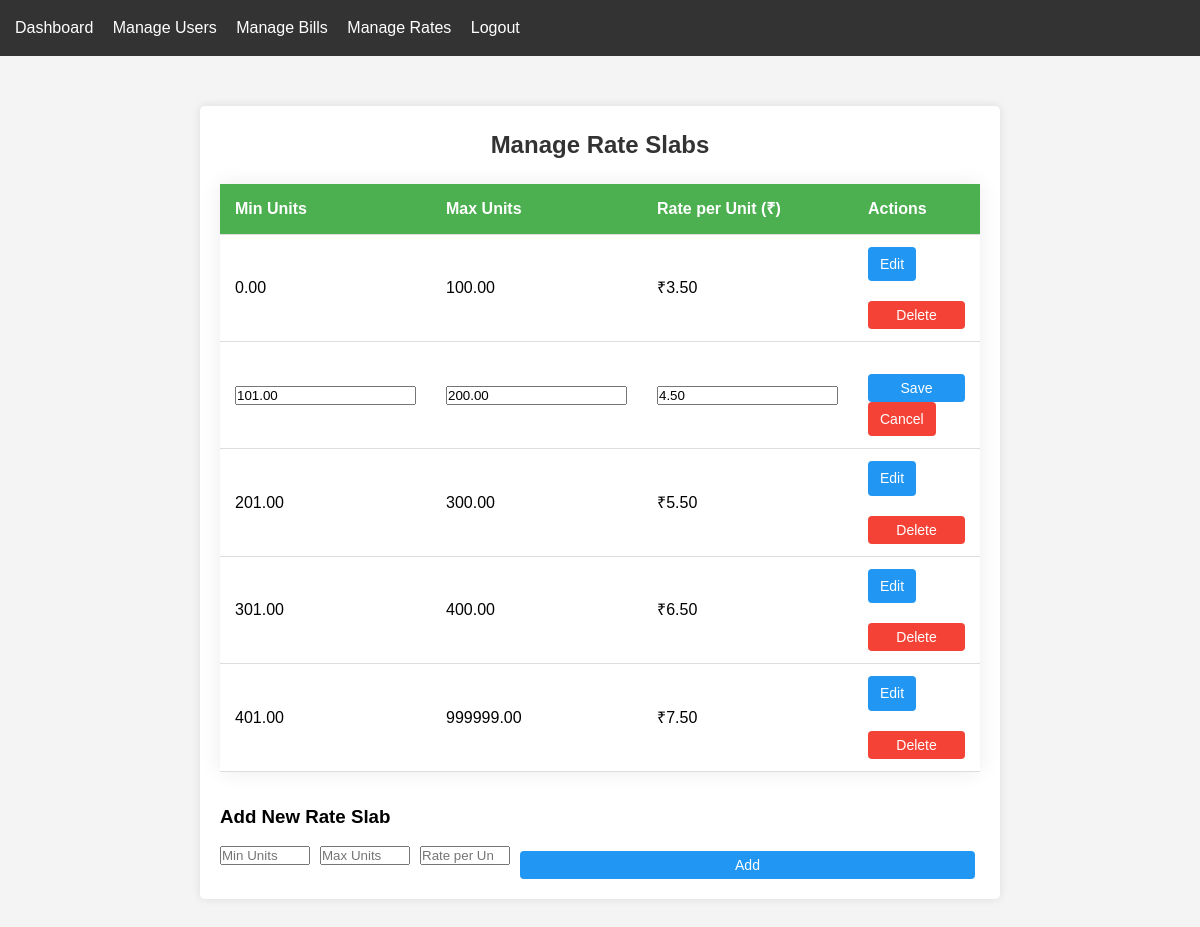
The page /rates.php?edit=2 (signed in) on the database its author committed.
### tables this page shows
CREATE TABLE rate_slabs (
    slab_id INT PRIMARY KEY AUTO_INCREMENT,
    min_units DECIMAL(10,2) NOT NULL,
    max_units DECIMAL(10,2) NOT NULL,
    rate_per_unit DECIMAL(10,2) NOT NULL
);

### rates.php (the view, shortened to what this page needs)
<?php
$database = new Database();
$db = $database->getConnection();
$query = "SELECT * FROM rate_slabs ORDER BY min_units ASC";
$stmt = $db->query($query);
$slabs = $stmt->fetchAll(PDO::FETCH_ASSOC);
$edit_slab = null;
if (isset($_GET['edit'])) {
    $edit_id = $_GET['edit'];
    $stmt = $db->prepare("SELECT * FROM rate_slabs WHERE slab_id = :slab_id");
    $stmt->bindParam(":slab_id", $edit_id);
    $stmt->execute();
    $edit_slab = $stmt->fetch(PDO::FETCH_ASSOC);
}
?>
<!DOCTYPE html>
<html lang="en">
<head>
    <link rel="stylesheet" href="../css/style.css">
</head>
<body>
    <div class="nav">
        <a href="dashboard.php">Dashboard</a>
        <a href="users.php">Manage Users</a>
        <a href="bills.php">Manage Bills</a>
        <a href="rates.php">Manage Rates</a>
        <a href="../logout.php">Logout</a>
    </div>
    <div class="container">
        <h2>Manage Rate Slabs</h2>
        <table class="rates-table">
            <thead>
                <tr>
                    <th>Min Units</th>
                    <th>Max Units</th>
                    <th>Rate per Unit (₹)</th>
                    <th>Actions</th>
                </tr>
            </thead>
            <tbody>
                <?php foreach ($slabs as $slab): ?>
                    <tr>
                        <?php if ($edit_slab && $edit_slab['slab_id'] == $slab['slab_id']): ?>
                        <form method="POST" action="" class="form-inline">
                            <td><input type="number" name="min_units" value="<?php echo $slab['min_units']; ?>" required></td>
                            <td><input type="number" name="max_units" value="<?php echo $slab['max_units']; ?>" required></td>
                            <td><input type="number" step="0.01" name="rate_per_unit" value="<?php echo $slab['rate_per_unit']; ?>" required></td>
                            <td>
                                <button type="submit" name="edit_slab" class="action-btn edit-btn">Save</button>
                                <a href="rates.php" class="action-btn delete-btn">Cancel</a>
                            </td>
                        </form>
                        <?php else: ?>
                        <td><?php echo $slab['min_units']; ?></td>
                        <td><?php echo $slab['max_units']; ?></td>
                        <td>₹<?php echo number_format($slab['rate_per_unit'], 2); ?></td>
                        <td>
                            <a href="rates.php?edit=<?php echo $slab['slab_id']; ?>" class="action-btn edit-btn">Edit</a>
                            <form method="POST" action="" style="display:inline;">
                                <button type="submit" name="delete_slab" value="<?php echo $slab['slab_id']; ?>" class="action-btn delete-btn" onclick="return confirm('Are you sure you want to delete this slab?');">Delete</button>
                            </form>
                        </td>
                        <?php endif; ?>
                    </tr>
                <?php endforeach; ?>
            </tbody>
        </table>
        <h3 style="margin-top:30px;">Add New Rate Slab</h3>
        <form method="POST" action="" class="form-inline">
            <input type="number" name="min_units" placeholder="Min Units" required>
            <input type="number" name="max_units" placeholder="Max Units" required>
            <input type="number" step="0.01" name="rate_per_unit" placeholder="Rate per Unit (₹)" required>
            <button type="submit" name="add_slab" class="action-btn edit-btn">Add</button>
        </form>
    </div>
</body>
</html>

### style.css (style rules this page uses)
* { margin: 0; padding: 0; box-sizing: border-box; }
body { font-family: Arial, sans-serif; line-height: 1.6; background-color: #f4f4f4; }
.container { width: 80%; max-width: 800px; margin: 50px auto; padding: 20px; background: white; border-radius: 5px; box-shadow: 0 0 10px rgba(0,0,0,0.1); }
h2 { text-align: center; color: #333; margin-bottom: 20px; }
button { display: block; width: 100%; padding: 10px; background: #4CAF50; color: white; border: none; border-radius: 4px; cursor: pointer; font-size: 16px; margin-top: 20px; }
a { color: #4CAF50; text-decoration: none; }
table { width: 100%; border-collapse: collapse; margin-top: 20px; }
th, td { padding: 12px; text-align: left; border-bottom: 1px solid #ddd; }
th { background-color: #f5f5f5; }
.nav { background: #333; padding: 15px; margin-bottom: 20px; }
.nav a { color: white; margin-right: 15px; text-decoration: none; }

### rates.php (style rules this page uses)
.rates-table { width: 100%; border-collapse: collapse; margin-top: 20px; background: white; box-shadow: 0 0 20px rgba(0,0,0,0.08); }
.rates-table th, .rates-table td { padding: 12px 15px; text-align: left; border-bottom: 1px solid #ddd; }
.rates-table th { background-color: #4CAF50; color: white; }
.action-btn { padding: 6px 12px; border: none; border-radius: 4px; cursor: pointer; margin-right: 5px; text-decoration: none; display: inline-block; font-size: 14px; }
.edit-btn { background: #2196F3; color: white; }
.delete-btn { background: #f44336; color: white; }
.form-inline { display: flex; gap: 10px; align-items: center; }
.form-inline input { width: 90px; }

### rows shown on the page
rate_slabs: min_units "0.00", max_units "100.00", rate_per_unit "3.50", $slab['slab_id'] 1 (drawn)
rate_slabs: min_units "101.00", max_units "200.00", rate_per_unit "4.50"
rate_slabs: min_units "201.00", max_units "300.00", rate_per_unit "5.50", $slab['slab_id'] 3 (drawn)
rate_slabs: min_units "301.00", max_units "400.00", rate_per_unit "6.50", $slab['slab_id'] 4 (drawn)
rate_slabs: min_units "401.00", max_units "999999.00", rate_per_unit "7.50", $slab['slab_id'] 5 (drawn)
